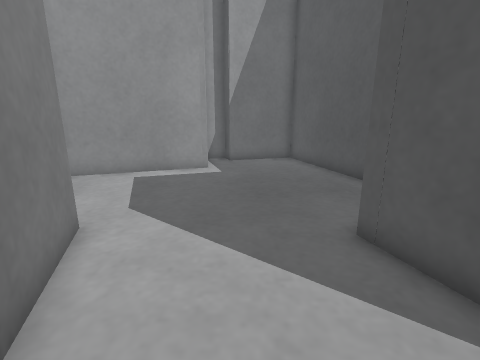
View 1 (above)

15 first-person views from a walk through a world built for the Gazebo simulator. The camera is 0.5 m above the floor, tilts 14° down and sees 85° across. The floor is counted in squares, 0.2 m on a side. Each view is taken from the middle of a square. On the plan, view 1 faces up. The plan holds only what a view shows up to about 18 squares ahead; the rest is blank.

View 2
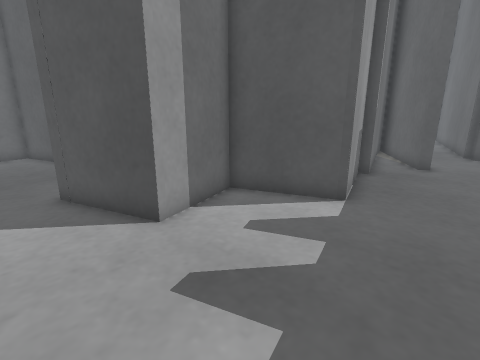

View 3
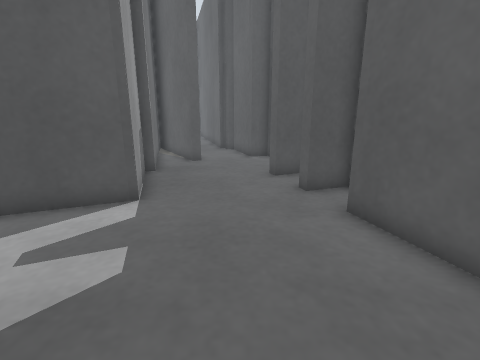

View 4
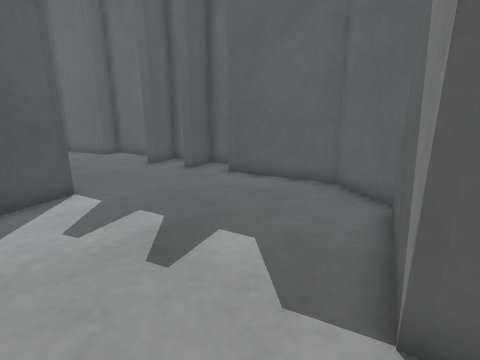

View 5
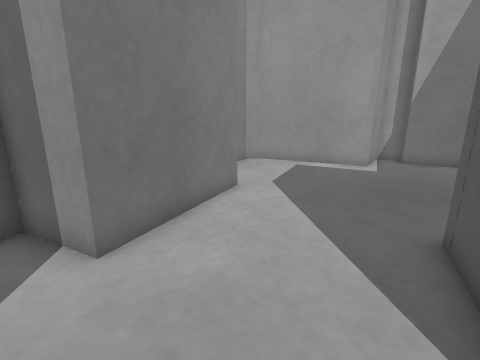

View 6
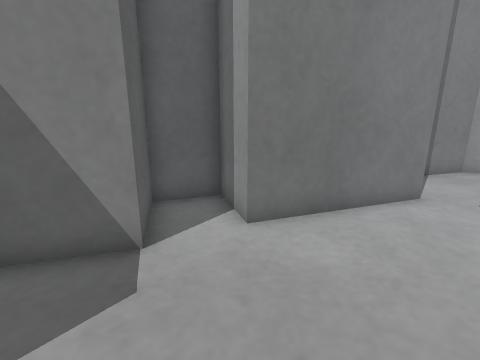

View 7
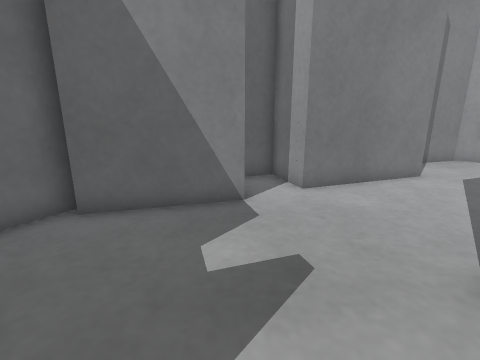

View 8
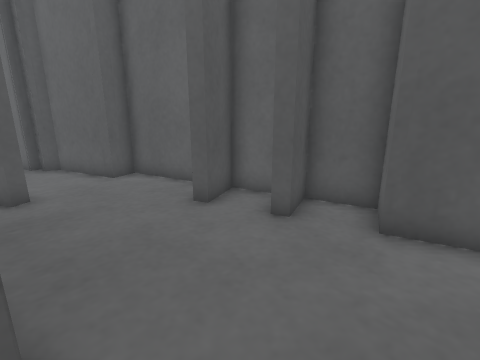

View 9
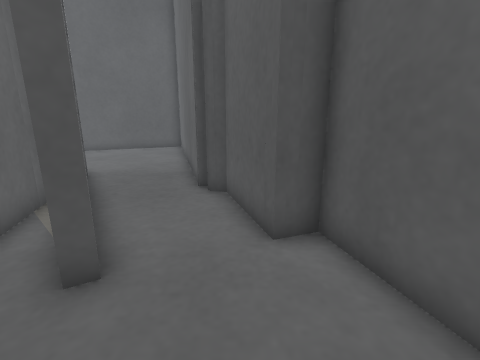

View 10
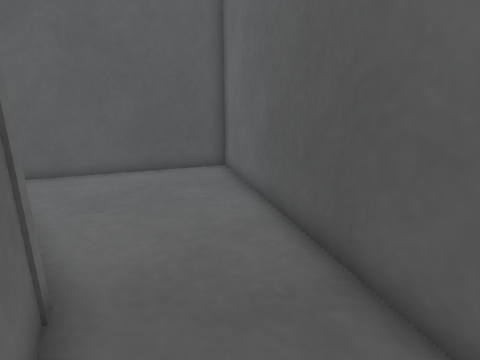

View 11
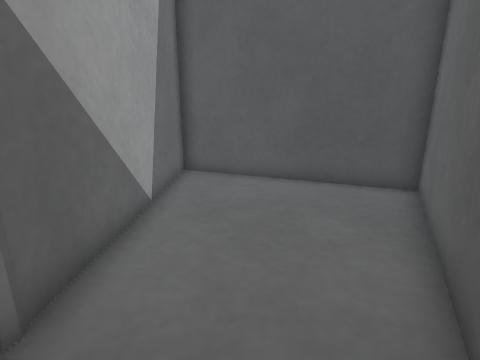

View 12
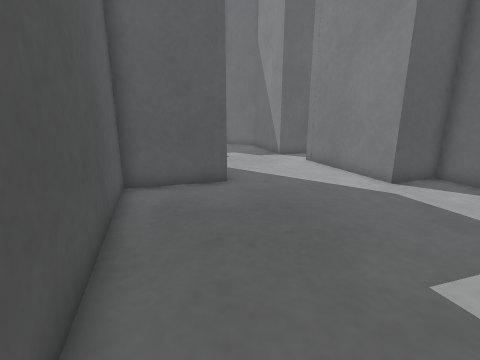

View 13
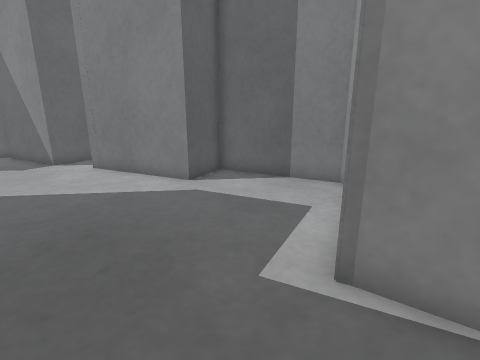

View 14
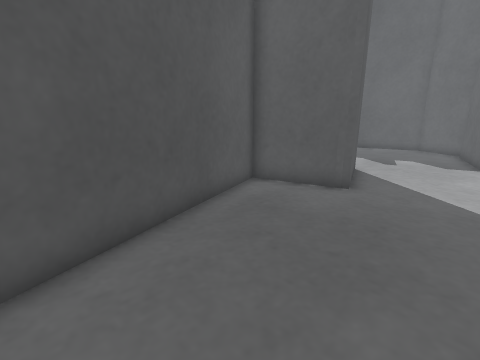

View 15
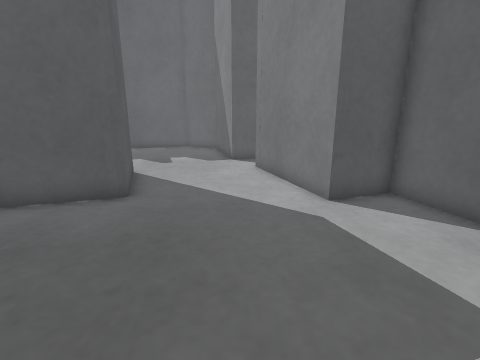

### Floor plan
Points are (right, up) in squares from view 1. A wall is a line through its corners. A room is listed if a view was taken in it or the views show most of it. See-through windows are left out.
Room 1 (views 1, 2, 3, 5, 6, 7, 8, 9)
walls: (11, -7.6) (12.5, -7.2) (11.8, -5.5) (12.3, -5.3); (12.6, 0.3) (8.4, -1) (7.2, 2.6) (3.8, 1.5) (3.3, 2.9); (14.1, -6.7) (17.3, -5.7) (16.9, -4.7) (20.4, -3.6) (20.6, -3) (21.2, -3) (21.1, -2.5); (0.2, -6.4) (3.2, -8.2) (7.6, -6.8) (8.1, -8.5) (10, -7.9) (9.5, -6.2) (10, -6.1); (-1.8, 0.2) (-4, -0.6) (-3.3, -2.6) (-0.6, -1.9) (0.7, -6.2); (17.7, 1.2) (12.7, -0.1); (19.7, 0.6) (15.6, -1.8) (15.4, -1.4) (21.3, 2.1)
ways out: opening at (0.5, 2) to room 2; opening at (20.5, -1) to room 3
Room 2 (views 4, 12, 13, 14, 15)
walls: (3.3, 2.9) (2.5, 5.2) (6, 6.3) (3, 15.6) (-0.5, 14.6) (-0.9, 15.4) (-2, 15.1) (-1.6, 12.5) (-7.1, 10.7) (-7.4, 9.9) (-5.9, 4.8) (-3.7, 5.5) (-1.8, 0.2)
ways out: opening at (0.5, 2) to room 1
Room 3 (views 10, 11)
walls: (23.1, 2.7) (21.5, 1.7); (21.2, 2.2) (17.7, 1.2); (21.1, -2.5) (33.2, 0.7) (29.6, 9.4) (23, 2.7)
ways out: opening at (20.5, -1) to room 1

Where each view was taken, in squares from view 1:
view 1: 0 up, 0 right, facing up
view 2: 4 down, 1 right, facing up-right
view 3: 4 down, 1 right, facing right
view 4: 1 up, 1 left, facing down-right
view 5: 1 down, 3 right, facing up-left
view 6: 0 up, 4 right, facing left
view 7: 2 down, 7 right, facing left
view 8: 1 down, 6 right, facing down-right
view 9: 4 down, 12 right, facing right
view 10: 0 up, 20 right, facing right
view 11: 1 down, 23 right, facing up-right
view 12: 15 up, 2 right, facing down
view 13: 14 up, 2 right, facing down-left
view 14: 14 up, 1 left, facing down-right
view 15: 13 up, 1 left, facing down
